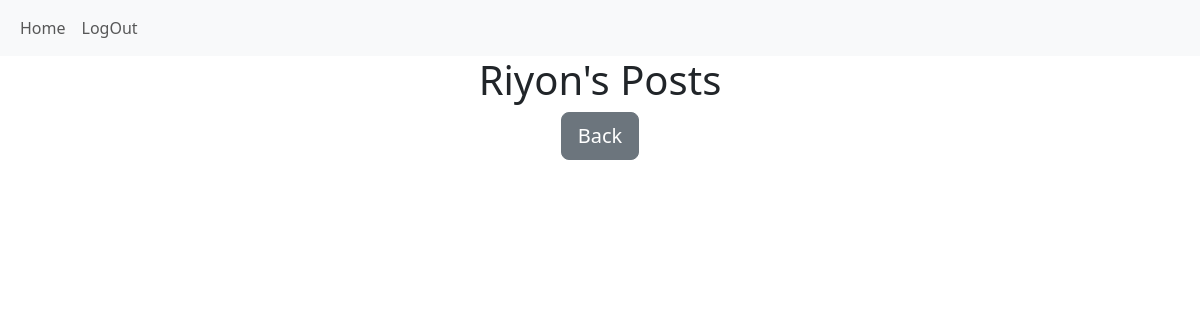
Before: /user/Riyon (signed in) with the older database file.
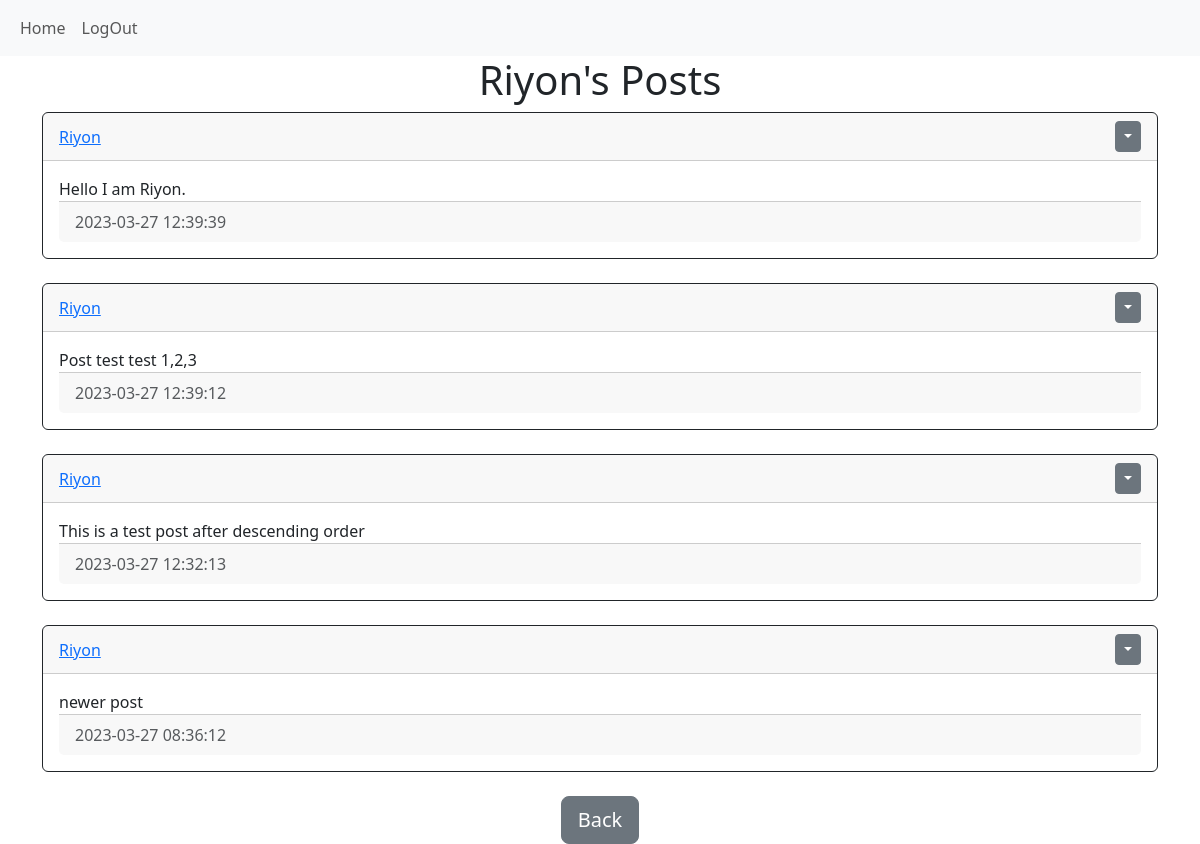
After: the same page with the newer database file.
### SimpleBlog/models.py (models this page shows)
class User(db.Model, UserMixin):
    id = db.Column(db.Integer, primary_key=True)
    username = db.Column(db.String(150), unique=True)
    email = db.Column(db.String(150), unique=True)
    password = db.Column(db.String(150))
    date_created = db.Column(db.DateTime(timezone=True), default=func.now())
    posts = db.relationship('Post', backref='user', passive_deletes=True)

class Post(db.Model):
    id = db.Column(db.Integer, primary_key=True)
    text = db.Column(db.Text, nullable=True)
    date_created = db.Column(db.DateTime(timezone=True), default=func.now())
    author = db.Column(db.Integer, db.ForeignKey(
        'user.id', ondelete="CASCADE"), nullable=False)

### SimpleBlog/views.py (the view)
@views.route("/user/<username>")
@login_required
def posts(username):
    user = User.query.filter_by(username=username).first()
    if not user:
        flash("No user with that username", category='error')
        return redirect(url_for('views.home'))
    posts = Post.query.filter_by(author=user.id).order_by(Post.id.desc()).all()
    return render_template("posts.html", user=current_user, posts=posts, username=username)

### SimpleBlog/__init__.py (called while the page is built)
def create_app():
    app = Flask(__name__)
    app.config['SECRET_KEY'] = "key"
    app.config['SQLALCHEMY_DATABASE_URI'] = f'sqlite:///{DB_NAME}'
    db.init_app(app)
    from .views import views
    from .auth import auth
    app.register_blueprint(views, url_prefix="/")
    app.register_blueprint(auth, url_prefix="/")
    from .models import User, Post
    with app.app_context():
        db.create_all()
    login_manager = LoginManager()
    login_manager.login_view = "auth.login"
    login_manager.init_app(app)
    @login_manager.user_loader
    def load_user(id):
        return User.query.get(int(id))
    return app

### SimpleBlog/templates/posts.html (shortened to what this page needs)
{% extends "posts_div.html" %}
{% block header %}
{{username}}'s Posts
{% endblock %}
{% block footer %}
<div align="center">
    <a href="/home">
        <button type="button" class="btn btn-lg btn-secondary">Back</button>
    </a>
</div>
{% endblock %}

### SimpleBlog/templates/posts_div.html (shortened to what this page needs)
{% extends "index.html" %}
{% block content %}
<h1 align="center">{% block header %}Posts{% endblock %}</h1>
<div id="posts">
    {% for post in posts %}
    <div class="card border-dark">
        <div class="card-header d-flex justify-content-between align-items-center">
            <a href="/user/{{post.user.username}}">{{post.user.username}}</a>
            {% if user.id == post.author %}
            <div class="btn-group">
                <button type="button" class="btn btn-sm btn-secondary dropdown-toggle"
                    data-bs-toggle="dropdown"></button>
            </div>
            {% endif %}
        </div>
        <div class="card-body">
            <div class="card-text">
                {{post.text}}
            </div>
            <div class="card-footer text-muted">
                {{post.date_created}}
            </div>
        </div>
    </div>
    <br>
    {% endfor %}
</div>
{% block footer %}{% endblock %}
{% endblock %}

### SimpleBlog/templates/index.html (shortened to what this page needs)
<!DOCTYPE html>
<html lang="en">
<head>
    <link href="https://cdn.jsdelivr.net/npm/bootstrap@5.3.0-alpha2/dist/css/bootstrap.min.css" rel="stylesheet"
>
</head>
<body>
    <nav class="navbar navbar-expand-lg bg-body-tertiary">
        <div class="container-fluid">
            <div class="collapse navbar-collapse" id="navbar">
                <div class="navbar-nav">
                    <a href="/home" class="nav-item nav-link">Home</a>
                    {% if user.is_authenticated %}
                    <a href="/logout" class="nav-item nav-link danger">LogOut</a>
                    {% else %}
                    <a href="/login" class="nav-item nav-link">LogIn</a>
                    <a href="/register" class="nav-item nav-link">Sign-Up</a>
                    {% endif %}
                </div>
            </div>
        </div>
    </nav>
    <div class="container">
        {% block content %}{% endblock %}
    </div>
</body>
</html>

Changed rows visible on the page:
added Post: user.username "Riyon", text "Hello I am Riyon.", date_created "2023-03-27 12:39:39"
added Post: user.username "Riyon", text "Post test test 1,2,3", date_created "2023-03-27 12:39:12"
added Post: user.username "Riyon", text "This is a test post after descending order", date_created "2023-03-27 12:32:13"
added Post: user.username "Riyon", text "newer post", date_created "2023-03-27 08:36:12"
